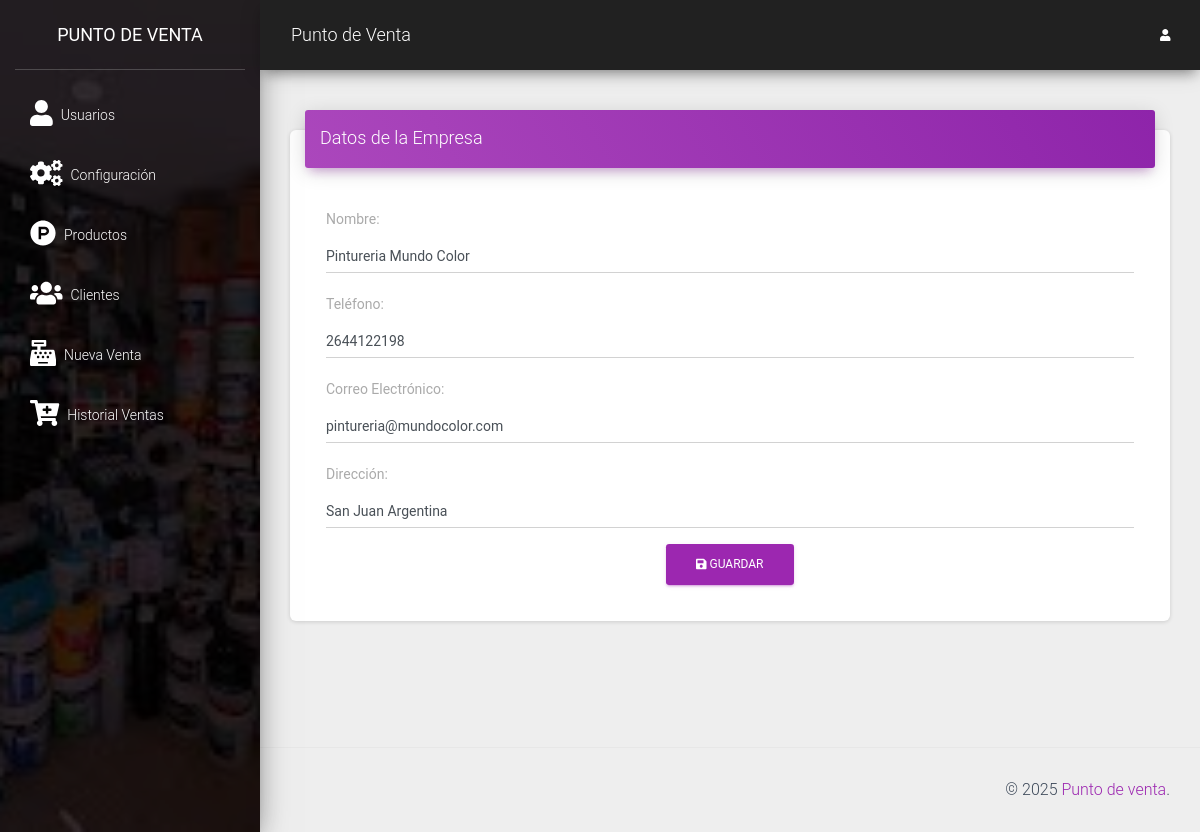
The app's page /src/config.php (signed in) with its own data.
### tables this page shows
CREATE TABLE `configuracion` (
  `id` int(11) NOT NULL,
  `nombre` varchar(100) NOT NULL,
  `telefono` varchar(15) NOT NULL,
  `email` varchar(100) NOT NULL,
  `direccion` text NOT NULL
);

### src/config.php (the view, shortened to what this page needs)
<?php
require_once "../conexion.php";
$query = mysqli_query($conexion, "SELECT * FROM configuracion");
$data = mysqli_fetch_assoc($query);
include_once "includes/header.php";
?>
<div class="row">
    <div class="col-md-6 mx-auto">
        <div class="card">
            <div class="card-header card-header-primary">
                <h4 class="card-title">Datos de la Empresa</h4>
            </div>
            <div class="card-body">
                <form action="" method="post" class="p-3">
                    <div class="form-group">
                        <label>Nombre:</label>
                        <input type="text" name="nombre" class="form-control" value="<?php echo $data['nombre']; ?>" id="txtNombre" placeholder="Nombre de la Empresa" required class="form-control">
                    </div>
                    <div class="form-group">
                        <label>Teléfono:</label>
                        <input type="number" name="telefono" class="form-control" value="<?php echo $data['telefono']; ?>" id="txtTelEmpresa" placeholder="teléfono de la Empresa" required>
                    </div>
                    <div class="form-group">
                        <label>Correo Electrónico:</label>
                        <input type="email" name="email" class="form-control" value="<?php echo $data['email']; ?>" id="txtEmailEmpresa" placeholder="Correo de la Empresa" required>
                    </div>
                    <div class="form-group">
                        <label>Dirección:</label>
                        <input type="text" name="direccion" class="form-control" value="<?php echo $data['direccion']; ?>" id="txtDirEmpresa" placeholder="Dirreción de la Empresa" required>
                    </div>
                    <div class="col-md-6">
                        <button type="submit" class="btn btn-primary"><i class="fas fa-save"></i> Guardar</button>
                    </div>
                </form>
            </div>
        </div>
    </div>
</div>
<?php include_once "includes/footer.php"; ?>

### records on screen
configuracion: nombre "Pintureria Mundo Color", telefono "2644122198", email "pintureria@mundocolor.com", direccion "San Juan Argentina"
